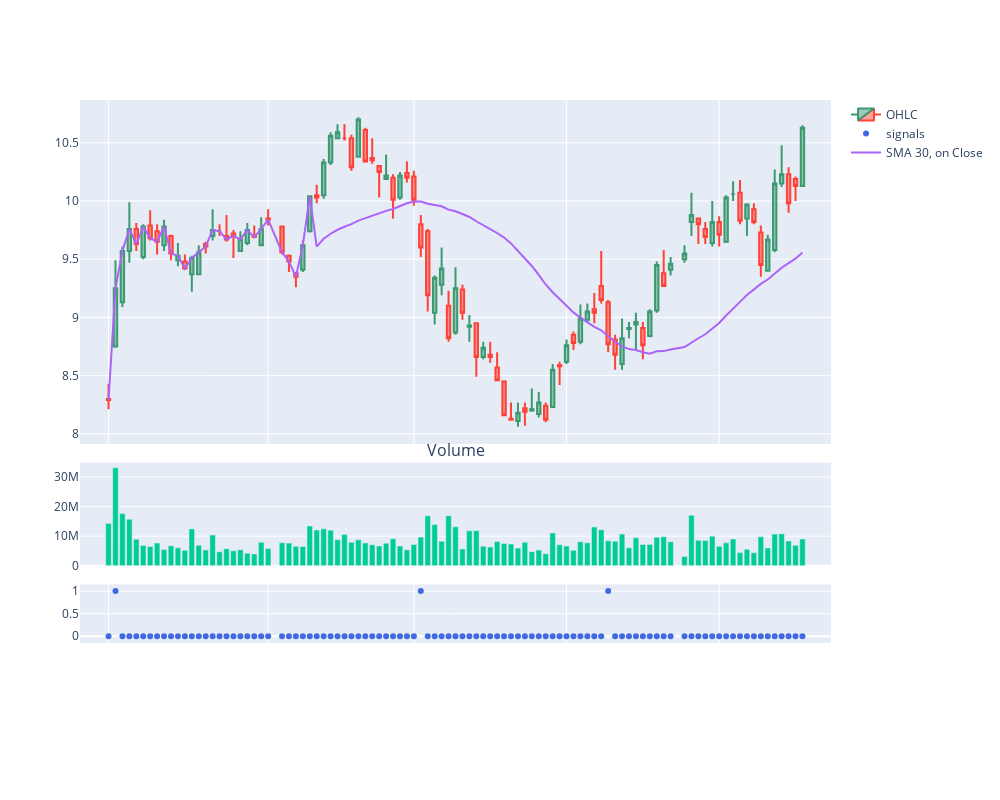

Notebook cell for this chart:
### Code cell
period = 30
# simple moving average

indicator = "SMA"
ma_crossover = Crossover(period, indicator = indicator, on = "Close", invert = True)

ma_crossover.plot_signals(data, signal_type = 'dis')
